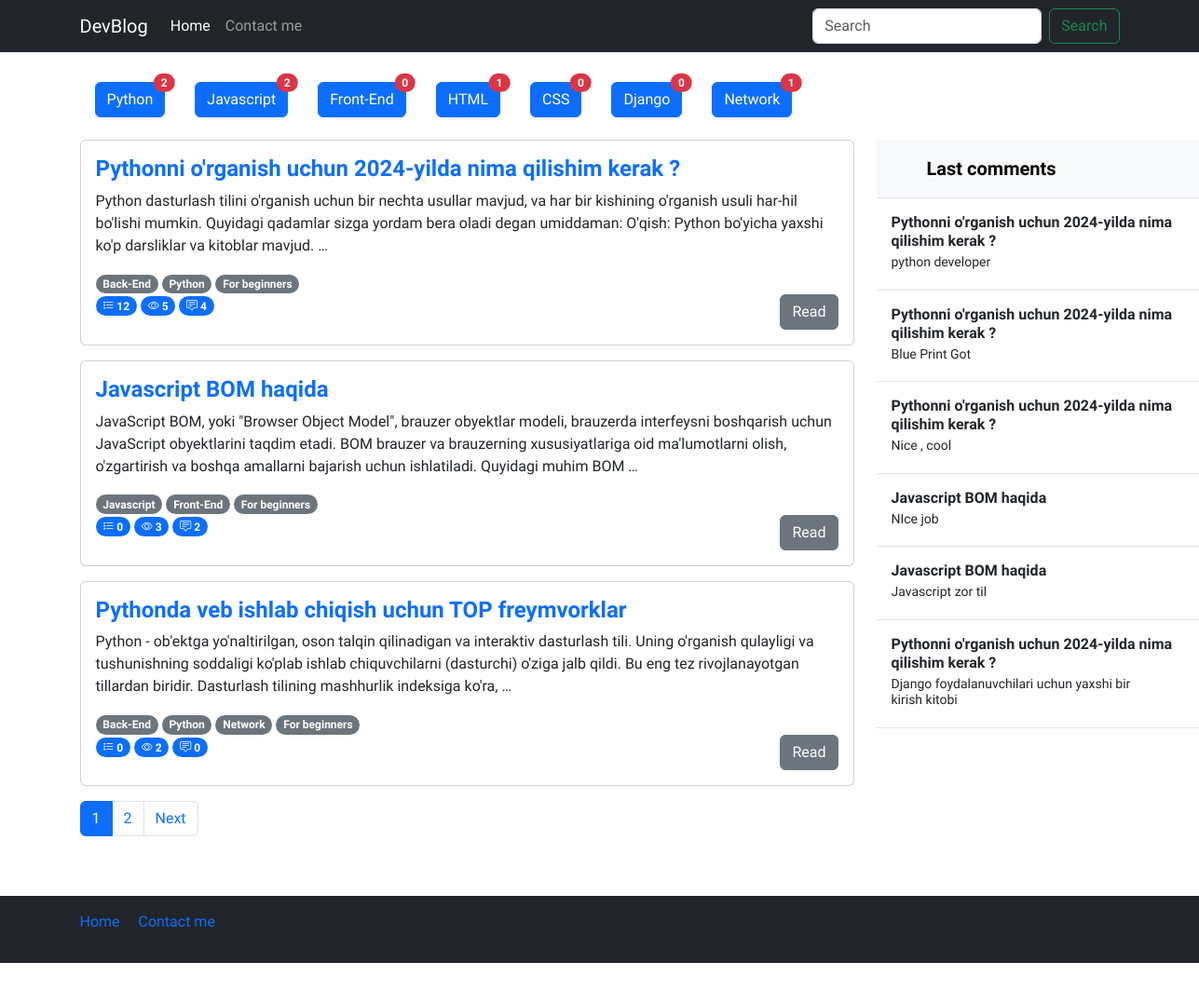
The page / on the database its author committed.
### blog/models.py (models this page shows, shortened)
class Category(models.Model):
    name = models.CharField(verbose_name="Category name",max_length=250)
    slug = models.SlugField(max_length=250, unique=True)

class Post(models.Model):
    title = models.CharField(verbose_name="Post title",max_length=550)
    body = models.TextField(verbose_name="Post body")
    author = models.CharField(verbose_name="Post author",default="Admin",max_length=100)
    category = models.ForeignKey(Category, on_delete=models.PROTECT,related_name='posts')
    tag = models.ManyToManyField(Tag)
    views = models.PositiveIntegerField(default=0)
    publish_date = models.DateTimeField(verbose_name="Published time",auto_now_add=True)
    published = models.BooleanField(default=True)
    on_top = models.BooleanField(default=False)

class Tag(models.Model):
    name = models.CharField(verbose_name="Tag name",max_length=250)
    slug = models.SlugField(max_length=250, unique=True)

class Comment(models.Model):
    author = models.CharField(verbose_name="Comment author",max_length=100,blank=False)
    comment = models.TextField(verbose_name="Comment")
    post = models.ForeignKey(Post, on_delete=models.CASCADE, related_name='comments')

### blog/views.py (the view)
# urls.py: path('', views.home_page, name='home'),
def home_page(request):
    categories = Category.objects.all()
    posts = Post.objects.all()
    paginator = Paginator(posts, 3)
    page_number = request.GET.get("page")
    page_obj = paginator.get_page(page_number)
    last_comments = Comment.objects.all().order_by("-id")[:10]
    data = {
        "categories":categories,
        "page_obj":page_obj,
        "last_comments":last_comments
    }
    return render(request=request, template_name='index.html', context=data)

### templates/index.html (shortened to what this page needs)
{% load static %}
<!DOCTYPE html>
<html lang="en">
  <head>
    <link rel="stylesheet" href="{% static 'css/style.css' %}" />
    <link
      rel="stylesheet"
      href="https://cdn.jsdelivr.net/npm/bootstrap-icons@1.11.3/font/bootstrap-icons.min.css"
    />
    <link
      href="https://cdn.jsdelivr.net/npm/bootstrap@5.3.2/dist/css/bootstrap.min.css"
      rel="stylesheet"
    />
  </head>
  <body>
    <header>
      <nav class="navbar navbar-expand-md navbar-dark bg-dark mb-4">
        <div class="container">
          <a class="navbar-brand" href="/">DevBlog</a>
          <div class="collapse navbar-collapse" id="navbarCollapse">
            <ul class="navbar-nav me-auto mb-2 mb-md-0">
              <li class="nav-item">
                <a class="nav-link active" aria-current="page" href="#">Home</a>
              </li>
              <li class="nav-item">
                <a class="nav-link" href="#">Contact me</a>
              </li>
            </ul>
            <form
              class="d-flex"
              role="search"
              action="{% url 'blog:search' %}"
              method="get"
            >
              <input
                class="form-control me-2"
                name="query"
                type="search"
                placeholder="Search"
                aria-label="Search"
                control-id="ControlID-1"
              />
              <button
                class="btn btn-outline-success"
                type="submit"
                control-id="ControlID-2"
              >
                Search
              </button>
            </form>
          </div>
        </div>
      </nav>
    </header>
    <main>
      <section>
        <div class="container-md">
          <div class="d-flex flex-wrap my-3">
            {% for cat in categories %}
            <div class="d-flex flex-wrap mx-3 my-2">
              <a
                href="{% url 'blog:category_list' cat.slug %}"
                class="btn btn-primary position-relative"
              >
                {{ cat.name }}
                <span
                  class="position-absolute top-0 start-100 translate-middle badge rounded-pill bg-danger"
                >
                  {{cat.posts.all.count}}
                </span>
              </a>
            </div>
            {% endfor %}
          </div>
        </div>
        <div class="container-md">
          <div class="row">
            <div class="col-sm-12 col-md-9">
              {% for post in page_obj %}
              <div class="card mb-3">
                <div class="card-body">
                  <div class="content">
                    <a
                      href="{% url 'blog:detail' post.id %}"
                      class="text-decoration-none"
                    >
                      <h4 class="card-title fw-bold">{{post.title}}</h4></a
                    >
                    <p class="card-text">{{post.body|truncatewords:'35'}}</p>
                    {% for tag in post.tag.all %}
                    <span class="badge rounded-pill text-bg-secondary"
                      >{{tag.name}}</span
                    >
                    {% endfor %}
                    <br />
                    <span class="badge bg-primary rounded-pill">
                      <i class="bi bi-list-stars"></i>
                      {{post.ratings.all.count}}
                    </span>
                    <span class="badge bg-primary rounded-pill">
                      <i class="bi bi-eye"></i>
                      {{post.views}}
                    </span>
                    <span class="badge bg-primary rounded-pill">
                      <i class="bi bi-chat-square-text"></i>
                      {{post.comments.all.count}}
                    </span>
                    <a
                      href="{% url 'blog:detail' post.id %}"
                      class="btn btn-secondary float-end"
                      >Read</a
                    >
                  </div>
                </div>
              </div>
              {% empty %}
              <h3>Posts not found !</h3>
              {% endfor %}
              <nav aria-label="...">
                <ul class="pagination">
                  {% for page in page_obj.paginator.page_range %}
                  <li class="page-item {% if page_obj.number == page %} active {% endif %}">
                    <a class="page-link" href="?page={{ page }}">{{ page }}</a>
                  </li>
                  {% endfor %}
                  {% if page_obj.has_next %}
                  <li class="page-item">
                    <a
                      class="page-link"
                      href="?page={{ page_obj.next_page_number }}"
                      >Next</a
                    >
                  </li>
                  {% endif %}
                </ul>
              </nav>
            </div>
            <div class="col-sm-none col-md-3">
              <div
                class="d-flex flex-column align-items-stretch flex-shrink-0 bg-body-tertiary"
                style="width: 380px"
              >
                <a
                  href="/"
                  class="d-flex align-items-center flex-shrink-0 p-3 link-body-emphasis text-decoration-none border-bottom"
                >
                  <svg class="bi pe-none me-2" width="30" height="24">
                    <use xlink:href="#bootstrap"></use>
                  </svg>
                  <span class="fs-5 fw-semibold">Last comments</span>
                </a>
                <div
                  class="list-group list-group-flush border-bottom scrollarea"
                >
                  {% for comment in last_comments %}
                  <a
                    href="{% url 'blog:detail' comment.post.id %}"
                    class="list-group-item list-group-item-action py-3 lh-sm"
                  >
                    <div
                      class="d-flex w-100 align-items-center justify-content-between"
                    >
                      <strong class="mb-1">{{comment.post.title}}</strong>
                    </div>
                    <div class="col-10 mb-1 small">{{comment.comment}}</div>
                  </a>
                  {% endfor %}
                </div>
              </div>
            </div>
          </div>
        </div>
      </section>
    </main>
    <footer class="footer mt-auto text-white-50 bg-dark">
      <div class="container">
        <div class="row my-5">
          <div class="col-12">
            <nav
              style="--bs-breadcrumb-divider: '|'"
              aria-label="breadcrumb"
              class="py-3"
            >
              <ol class="breadcrumb">
                <li class="breadcrumb-item">
                  <a href="/" class="text-decoration-none">Home</a>
                </li>
                <li class="breadcrumb-item" aria-current="page">
                  <a href="#" class="text-decoration-none">Contact me</a>
                </li>
              </ol>
            </nav>
          </div>
        </div>
      </div>
    </footer>
  </body>
</html>

### staticfiles/css/style.css (style rules this page uses)
* { font-family: 'Onest', sans-serif !important; }

### rows shown on the page
Category: name "Python", posts.all.count "2"
Category: name "Javascript", posts.all.count "2"
Category: name "Front-End", posts.all.count "0"
Category: name "HTML", posts.all.count "1"
Category: name "CSS", posts.all.count "0"
Category: name "Django", posts.all.count "0"
Category: name "Network", posts.all.count "1"
Post: title "Pythonni o'rganish uchun 2024-yilda nima qilishim kerak ?", body "Python dasturlash tilini o'rganish uchun bir nechta usullar mavjud, va har bir kishining o'rganish usuli har-hil bo'lishi mumkin. Quyidagi qadamlar sizga yordam bera oladi degan umiddaman: O'qish: Python bo'yicha yaxshi ko'p darsliklar va kitoblar mavjud. …", ratings.all.count "12", views "5", comments.all.count "4"
Tag: name "Back-End"
Tag: name "Python"
Tag: name "For beginners"
Post: title "Javascript BOM haqida", body "JavaScript BOM, yoki \"Browser Object Model\", brauzer obyektlar modeli, brauzerda interfeysni boshqarish uchun JavaScript obyektlarini taqdim etadi. BOM brauzer va brauzerning xususiyatlariga oid ma'lumotlarni olish, o'zgartirish va boshqa amallarni bajarish uchun ishlatiladi. Quyidagi muhim BOM …", ratings.all.count "0", views "3", comments.all.count "2"
Tag: name "Javascript"
Tag: name "Front-End"
Post: title "Pythonda veb ishlab chiqish uchun TOP freymvorklar", body "Python - ob'ektga yo'naltirilgan, oson talqin qilinadigan va interaktiv dasturlash tili. Uning o'rganish qulayligi va tushunishning soddaligi ko'plab ishlab chiquvchilarni (dasturchi) o'ziga jalb qildi. Bu eng tez rivojlanayotgan tillardan biridir. Dasturlash tilining mashhurlik indeksiga ko'ra, …", ratings.all.count "0", views "2", comments.all.count "0"
Tag: name "Network"
Comment: post "Pythonni o'rganish uchun 2024-yilda nima qilishim kerak ?", comment "python developer"
Comment: post "Pythonni o'rganish uchun 2024-yilda nima qilishim kerak ?", comment "Blue Print Got"
Comment: post "Pythonni o'rganish uchun 2024-yilda nima qilishim kerak ?", comment "Nice , cool"
Comment: post "Javascript BOM haqida", comment "NIce job"
Comment: post "Javascript BOM haqida", comment "Javascript zor til"
Comment: post "Pythonni o'rganish uchun 2024-yilda nima qilishim kerak ?", comment "Django foydalanuvchilari uchun yaxshi bir kirish kitobi"

### other values the page prints
{{ page }} "1" "2"
